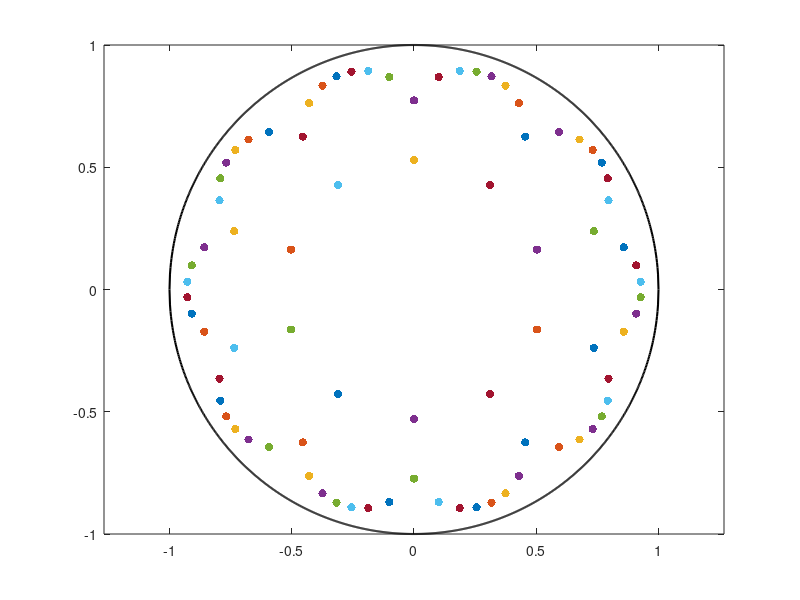

The MATLAB script that drew this image: (Note: this script raises an error after producing the figure.)
close all
clear all
clc


%This file provides the code for finding site coordinates, radius of the
%corresponding geodesic curve and the discrete spin connection in the 0th
%and 1st generation of arbitrary tessellation of Poincare disk

%Define the Schlaffli symbols {p,q} and angles corresponding to the regular
%tessellation of the Poincare disk
p=10;
q=3;
alpha=pi/p;
beta=pi/q;

%r0=AB=AD, see Fig. 6 (radius of 0th generation sites to the center of the
%Poincare disk)
r0=sqrt(cos(alpha+beta)/cos(beta-alpha));
%kappa=AC, see Fig. 6
kappa=(cos(beta)-sin(alpha))/sqrt(cos(beta+alpha)*cos(beta-alpha));
%OC=OF=OB=R, see Fig. 6 (radius of the geodesic curve in the 0th
%generation)
R=r0*sin(alpha)/sin(pi/2-alpha-beta);
%Euclidean distance d_E between 0th and 1st generation polygon centers, see Eq. (94)
x=sqrt(1-sin(alpha)^2/cos(beta)^2);

%Define edge of the Poincare disk
c=linspace(-1,1,1000);
%Define auxiliary matrices for site coordinates
phi=zeros(p+1,p); %p+1 for proper defining the 0th generation
r=zeros(p+1,1);
rx=zeros(p+1,p);
ry=zeros(p+1,p);
%Matrices for centers of geodesic curves (xc,yc), type from Eq. (21)
xc=zeros(p+1,p);
yc=zeros(p+1,p);
chi=zeros(p+1,p);
%Auxiliary coordinate when the geodesic curve changes from one site to the
%other
x1=zeros(p);
y1=zeros(p);
r1=zeros(p,1);
%Radius of geodesic curve, type Eq. (21)
Rc=zeros(p,1);
%Auxiliary variables for theta=+/-1/2(mu-nu)+theta0, Eq.(F12)
muj=zeros(p,1);
nuj=zeros(p,1);
mui=zeros(p,1);
nui=zeros(p,1);
mui1=zeros(p,1);
nui1=zeros(p,1);
%Define the integration constant theta0 and a
thetaj=zeros(p,1);
thetai=zeros(p,1);
thetai1=zeros(p,1);
theta0=zeros(p);
theta1=zeros(p);
a1=ones(p+1,p); 
%Parallel transport vector
V1=zeros(2,p+1,p);
V2=zeros(p,1);
%Reference vector
Vr=zeros(2,p,p);
%Tangent vectors to geodesic curves
Vgamma1=zeros(2,p,p); %on the first site on the geodesic
Vgamma=zeros(2,p,p); %on the second site on the geodesic
%beta_j and alpha_i
alpha_g=zeros(p); %pure geometrical
alpha_p=zeros(p); %parallel transport
beta_p=zeros(p); %parallel transport
%theta_{ij} needed to construct the discrete spin connection matrix
thetaij_g=zeros(p); %pure geometrical
thetaij_p=zeros(p); %parallel transport
%Discrete spin connection matrix
Omega_g=zeros(2,2,p); %pure geometrical
Omega_p=zeros(2,2,p); %parallel transport
%Variable to check Eq.(121)
P1=eye(2);
%Gamma matrices
gamma_x=[0 1; 1 0];
gamma_y=[0 -1i; 1i 0];
%Auxiliary to check the tetrad hypothesis
l=zeros(2,2,2*p);

%Set initial values
Rc(p)=R;

%Plot the edge of the Poincare disk
figure (1)
plot(c,sqrt(1-c.^2),'k','Linewidth',1.5);
axis equal;
hold all;
ylim([-1 1]);
plot(c,-sqrt(1-c.^2),'k','Linewidth',1.5);

for m=1:1:p
    for j=1:1:p
        ej=exp(2i*j*alpha);
        em=exp(1i*(2*m-1)*alpha);
        em1=exp(2i*(m-1)*alpha);
        e_m=exp(-1i*(2*m-1)*alpha);
        e_m1=exp(-2i*(m-1)*alpha);
        e_j=exp(-2i*j*alpha);
        %Find coordinates of every site in 0th and 1st generation, see Eq.
        %(83)
        %1st direction
        z=(ej-x^2)/(1-x^2*ej)*(r0*em-x*em1*(ej-1)/(ej-x^2))/(1-x/em1*r0*em*(1-ej)/(1-x^2*ej));
        rx(j,m)=real(z);
        ry(j,m)=imag(z);
        if ry(j,m)>0
            phi(j,m)=angle(z);
        else
            phi(j,m)=2*pi+angle(z);
        end
        r(j)=abs(z);
        %2nd direction
        z1=(e_j-x^2)/(1-x^2*e_j)*(r0*e_m-x*e_m1*(e_j-1)/(e_j-x^2))/(1-x/e_m1*r0*e_m*(1-e_j)/(1-x^2*e_j));
        %Set initial conditions
        yc(p,m)=(kappa+R)*imag(em1);
        xc(p,m)=(kappa+R)*real(em1);
        %Plot sites of the 0th and 1st generation
        figure(1)
        scatter(real(z),imag(z),'filled','b');
        %scatter(xc(p,m),yc(p,m),'filled','r');
    end
    rx(p+1,m)=rx(1,m);
    ry(p+1,m)=ry(1,m);
    phi(p+1,m)=phi(1,m);
end
r(p+1)=r(1);

for m=1:1:p
    for j=1:1:p
        if j==1
            %Reference vector
            Vr(1,p,m)=(rx(j,m)-rx(p,m))/sqrt((rx(j,m)-rx(p,m))^2+(ry(j,m)-ry(p,m))^2);
            Vr(2,p,m)=(ry(j,m)-ry(p,m))/sqrt((rx(j,m)-rx(p,m))^2+(ry(j,m)-ry(p,m))^2);
            %Tangent vectors
            gamma=atan((rx(j,m)-xc(p,m))/(yc(p,m)-ry(j,m)));
            gamma1=atan((rx(p,m)-xc(p,m))/(yc(p,m)-ry(p,m)));
            %Auxiliary variables to fix the tangent vector direction
            tau1=(xc(p,m)-rx(j,m))/sqrt((xc(p,m)-rx(j,m))^2+(yc(p,m)-ry(j,m))^2);
            tau2=(yc(p,m)-ry(j,m))/sqrt((xc(p,m)-rx(j,m))^2+(yc(p,m)-ry(j,m))^2);
            tau3=(xc(p,m)-rx(p,m))/sqrt((xc(p,m)-rx(p,m))^2+(yc(p,m)-ry(p,m))^2);
            tau4=(yc(p,m)-ry(p,m))/sqrt((xc(p,m)-rx(p,m))^2+(yc(p,m)-ry(p,m))^2);
            if tau1*sin(gamma)-tau2*cos(gamma)<0
                Vgamma(1,j,m)=cos(gamma);
                Vgamma(2,j,m)=sin(gamma);
            else
                Vgamma(1,j,m)=-cos(gamma);
                Vgamma(2,j,m)=-sin(gamma);
            end
            if tau3*sin(gamma1)-tau4*cos(gamma1)<0
                Vgamma1(1,p,m)=cos(gamma1);
                Vgamma1(2,p,m)=sin(gamma1);
            else
                Vgamma1(1,p,m)=-cos(gamma1);
                Vgamma1(2,p,m)=-sin(gamma1);
            end
        end
        if j>=2
            %Reference vector
            Vr(1,j-1,m)=(rx(j,m)-rx(j-1,m))/sqrt((rx(j,m)-rx(j-1,m))^2+(ry(j,m)-ry(j-1,m))^2);
            Vr(2,j-1,m)=(ry(j,m)-ry(j-1,m))/sqrt((rx(j,m)-rx(j-1,m))^2+(ry(j,m)-ry(j-1,m))^2);
            %Geodesic curve between two sites type Eq. (20), 1st direction
            if vpa(phi(j-1,m))==vpa(phi(j,m))
                Vgamma(1,j,m)=(rx(j,m)-rx(j-1,m))/sqrt((rx(j,m)-rx(j-1,m))^2+(ry(j,m)-ry(j-1,m))^2);
                Vgamma(2,j,m)=(ry(j,m)-ry(j-1,m))/sqrt((rx(j,m)-rx(j-1,m))^2+(ry(j,m)-ry(j-1,m))^2);
                Vgamma1(1,j-1,m)=(rx(j,m)-rx(j-1,m))/sqrt((rx(j,m)-rx(j-1,m))^2+(ry(j,m)-ry(j-1,m))^2);
                Vgamma1(2,j-1,m)=(ry(j,m)-ry(j-1,m))/sqrt((rx(j,m)-rx(j-1,m))^2+(ry(j,m)-ry(j-1,m))^2);
            %Geodesic curve between two sites type Eq. (21), 1st direction
            else
                syms u v
                %Find the center of the orthogonal circle between points
                %z(j,m) and z(j-1,m)
                [xc(j-1,m),yc(j-1,m)]=vpasolve([(rx(j,m)-u).^2+(ry(j,m)-v).^2==u.^2+v.^2-1,(rx(j-1,m)-u).^2+(ry(j-1,m)-v).^2==u.^2+v.^2-1],[u,v]);
                figure(1)
                %scatter(xc(j-1,m),yc(j-1,m),'filled','r');
                Rc(j-1)=sqrt(xc(j-1,m)^2+yc(j-1,m)^2-1);
                %Determine the angle of the geodesic curve center
                if yc(j-1,m)>=0
                    chi(j-1,m)=angle(xc(j-1,m)+1i*yc(j-1,m));
                else
                    chi(j-1,m)=2*pi+angle(xc(j-1,m)+1i*yc(j-1,m));
                end
                %Find theta for parallel transport, Eq.(F12)
                muj(j-1)=asin((-(2*Rc(j-1)^2+1)+r(j)^2)/(2*Rc(j-1)*sqrt(Rc(j-1)^2+1)));
                nuj(j-1)=asin((-(2*Rc(j-1)^2+1)+1/r(j)^2)/(2*Rc(j-1)*sqrt(Rc(j-1)^2+1)));
                thetaj(j-1)=1/2*(muj(j-1)-nuj(j-1));
                mui(j-1)=asin((-(2*Rc(j-1)^2+1)+r(j-1)^2)/(2*Rc(j-1)*sqrt(Rc(j-1)^2+1)));
                nui(j-1)=asin((-(2*Rc(j-1)^2+1)+1/r(j-1)^2)/(2*Rc(j-1)*sqrt(Rc(j-1)^2+1)));
                thetai(j-1)=1/2*(mui(j-1)-nui(j-1));
                %Tangent vector to the circle in point z(j,m)
                gamma=atan((rx(j,m)-xc(j-1,m))/(yc(j-1,m)-ry(j,m)));
                %Tangent vector to the circle in point z(j-1,m)
                gamma1=atan((rx(j-1,m)-xc(j-1,m))/(yc(j-1,m)-ry(j-1,m)));
                %Auxiliary vectors
                tau1=(xc(j-1,m)-rx(j,m))/sqrt((xc(j-1,m)-rx(j,m))^2+(yc(j-1,m)-ry(j,m))^2);
                tau2=(yc(j-1,m)-ry(j,m))/sqrt((xc(j-1,m)-rx(j,m))^2+(yc(j-1,m)-ry(j,m))^2);
                tau3=(xc(j-1,m)-rx(j-1,m))/sqrt((xc(j-1,m)-rx(j-1,m))^2+(yc(j-1,m)-ry(j-1,m))^2);
                tau4=(yc(j-1,m)-ry(j-1,m))/sqrt((xc(j-1,m)-rx(j-1,m))^2+(yc(j-1,m)-ry(j-1,m))^2);
                if tau1*sin(gamma)-tau2*cos(gamma)>0
                    Vgamma(1,j,m)=cos(gamma);
                    Vgamma(2,j,m)=sin(gamma);
                else
                    Vgamma(1,j,m)=-cos(gamma);
                    Vgamma(2,j,m)=-sin(gamma);
                end
                if tau3*sin(gamma1)-tau4*cos(gamma1)>0
                    Vgamma1(1,j-1,m)=cos(gamma1);
                    Vgamma1(2,j-1,m)=sin(gamma1);
                else
                    Vgamma1(1,j-1,m)=-cos(gamma1);
                    Vgamma1(2,j-1,m)=-sin(gamma1);
                end
            end
        end
    end
end

for m=1:1:p
    %Determine the angle of the geodesic curve center for 0th generation
    if yc(p,m)>=0
        chi(p,m)=angle(xc(p,m)+1i*yc(p,m));
    else
        chi(p,m)=2*pi+angle(xc(p,m)+1i*yc(p,m));
    end
end

%Find theta for parallel transport, Eq.(F12) for 0th generation
muj(p)=asin((-(2*Rc(p)^2+1)+r(p+1)^2)/(2*Rc(p)*sqrt(Rc(p)^2+1)));
nuj(p)=asin((-(2*Rc(p)^2+1)+1/r(p+1)^2)/(2*Rc(p)*sqrt(Rc(p)^2+1)));
thetaj(p)=1/2*(muj(p)-nuj(p));
mui(p)=asin(vpa((-(2*Rc(p)^2+1)+r(p)^2)/(2*Rc(p)*sqrt(Rc(p)^2+1))));
nui(p)=asin(vpa((-(2*Rc(p)^2+1)+1/r(p)^2)/(2*Rc(p)*sqrt(Rc(p)^2+1))));
thetai(p)=1/2*(mui(p)-nui(p));
                
%Set initial conditions for parallely transported vectors
V1(1,1,1)=a1(1,1)*(1-r(1)^2)*Vgamma1(1,1,1);
V1(2,1,1)=a1(1,1)*(1-r(1)^2)*Vgamma1(2,1,1);

%Define the parallely transported vectors
for m=1:1:p
    for j=1:1:p+1
        if j==1 && m>=2
            V1(1,j,m)=V1(1,p,m-1);
            V1(2,j,m)=V1(2,p,m-1);
        end
        if j>=2
            %If the geodesic curve between sites is type Eq. (20)
            if vpa(phi(j-1,m))==vpa(phi(j,m))
                V1(1,j,m)=(a1(j,m)*(1-r(j)^2))/(a1(j-1,m)*(1-r(j-1)^2))*V1(1,j-1,m);
                V1(2,j,m)=(a1(j,m)*(1-r(j)^2))/(a1(j-1,m)*(1-r(j-1)^2))*V1(2,j-1,m);
            %If the geodesic curve between sites is type Eq. (21)
            else
                %Checking if the sign of parallel transport changes in Eq.(F10)
                if cot(vpa(chi(j-1,m)-phi(j-1,m)))*cot(vpa(chi(j-1,m)-phi(j,m)))<0
                    syms u v 'real'
                    assumeAlso(u>-1 & u<1)
                    assumeAlso(v>-1 & v<1)
                    u0=rx(j-1,m);
                    v0=ry(j-1,m);
                    sol=vpasolve([(yc(j-1,m)-v)./(xc(j-1,m)-u).*u-v==0,(u-xc(j-1,m)).^2+(v-yc(j-1,m)).^2==xc(j-1,m).^2+yc(j-1,m).^2-1],[u,v],[u0,v0]);
                    if ~isempty(sol) && isfield(sol,'u') && isfield(sol,'v')
                        if numel(sol.u)>1
                            distances=double((sol.u-rx(j-1,m)).^2+(sol.v-ry(j-1,m)).^2);
                            [~,idx]=min(distances);
                            %Defining the coordinates where the switch
                            %happens
                            x1(j-1,m)=double(sol.u(idx));
                            y1(j-1,m)=double(sol.v(idx));
                        else
                            x1(j-1,m)=double(sol.u);
                            y1(j-1,m)=double(sol.v);
                        end
                    else
                        warning('No valid solution found at j=%d,m=%d',j-1,m);
                        x1(j-1,m)=NaN;
                        y1(j-1,m)=NaN;
                    end
                    r1(j-1,m)=sqrt(x1(j-1,m)^2+y1(j-1,m)^2);
                    if cot(vpa(chi(j-1,m)-phi(j-1,m)))<0
                        %Integration constant theta0
                        theta0(j-1,m)=atan(V1(2,j-1,m)/V1(1,j-1,m))+pi/2+thetai(j-1)-phi(j-1,m);
                        %Auxiliary variables for finding theta, Eq.(F12)
                        mui1(j-1)=asin((-(2*Rc(j-1)^2+1)+r1(j-1)^2)/(2*Rc(j-1)*sqrt(Rc(j-1)^2+1)));
                        nui1(j-1)=asin(vpa((-(2*Rc(j-1)^2+1)+1/r1(j-1)^2)/(2*Rc(j-1)*sqrt(Rc(j-1)^2+1))));
                        thetai1(j-1)=1/2*(mui1(j-1)-nui1(j-1));
                        %Integration constant a, Eq.(F8)
                        a11=(V1(1,j-1,m)*cos(-thetai1(j-1)+pi/2+theta0(j-1,m)+phi(j-1,m))+V1(2,j-1,m)*sin(-thetai1(j-1)+pi/2+theta0(j-1,m)+phi(j-1,m)))/(1-r(j)^2);
                        V(1)=(1-r1(j-1,m)^2)*a11*cos(-thetai1(j-1)+pi/2+theta0(j-1,m)+chi(j-1,m));
                        V(2)=(1-r1(j-1,m)^2)*a11*sin(-thetai1(j-1)+pi/2+theta0(j-1,m)+chi(j-1,m));
                        %Change of a sign in parallel transport, Eq.(F10)
                        theta1(j-1,m)=atan(V(2)/V(1))-pi/2-thetai1(j-1)-chi(j-1,m);
                        a1(j,m)=(V(1)*cos(pi/2+thetaj(j-1)+theta1(j-1,m)+chi(j-1,m))+V(2)*sin(pi/2+thetaj(j-1)+theta1(j-1,m)+chi(j-1,m)))/(1-r1(j-1)^2);
                        V1(1,j,m)=(1-r(j)^2)*a1(j,m)*cos(pi/2+thetaj(j-1)+theta1(j-1,m)+phi(j,m));
                        V1(2,j,m)=(1-r(j)^2)*a1(j,m)*sin(pi/2+thetaj(j-1)+theta1(j-1,m)+phi(j,m));
                    else
                        theta0(j-1,m)=atan(vpa(V1(2,j-1,m)/V1(1,j-1,m)))+pi/2-thetai(j-1)-phi(j-1,m);
                        mui1(j-1)=asin(vpa((-(2*Rc(j-1)^2+1)+r1(j-1)^2)/(2*Rc(j-1)*sqrt(Rc(j-1)^2+1))));
                        nui1(j-1)=asin(vpa((-(2*Rc(j-1)^2+1)+1/r1(j-1)^2)/(2*Rc(j-1)*sqrt(Rc(j-1)^2+1))));
                        thetai1(j-1)=1/2*(mui1(j-1)-nui1(j-1));
                        a11=(V1(1,j-1,m)*cos(pi/2+thetai1(j-1)+theta0(j-1,m)+phi(j-1,m))+V1(2,j-1,m)*sin(pi/2+thetai1(j-1)+theta0(j-1,m)+phi(j-1,m)))/(1-r(j)^2);
                        V(1)=(1-r1(j-1,m)^2)*a11*cos(pi/2+thetai1(j-1)+theta0(j-1,m)+chi(j-1,m));
                        V(2)=(1-r1(j-1,m)^2)*a11*sin(pi/2+thetai1(j-1)+theta0(j-1,m)+chi(j-1,m));
                        %Change of a sign in parallel transport, Eq.(F10)
                        theta1(j-1,m)=atan(vpa(V(2)/V(1)))+pi/2+thetai1(j-1)-chi(j-1,m);
                        a1(j,m)=(V(1)*cos(pi/2-thetaj(j-1)+theta1(j-1,m)+chi(j-1,m))+V(2)*sin(pi/2-thetaj(j-1)+theta1(j-1,m)+chi(j-1,m)))/(1-r1(j-1)^2);
                        V1(1,j,m)=(1-r(j)^2)*a1(j,m)*cos(pi/2-thetaj(j-1)+theta1(j-1,m)+phi(j,m));
                        V1(2,j,m)=(1-r(j)^2)*a1(j,m)*sin(pi/2-thetaj(j-1)+theta1(j-1,m)+phi(j,m));
                    end
                else
                    %If the sign doesn't switch in parallel transport,
                    %Eq.(F10), check which sign is appropriate
                    if cot(vpa(chi(j-1,m)-phi(j,m)))<0
                        theta0(j-1,m)=atan(vpa(V1(2,j-1,m)/V1(1,j-1,m)))+pi/2+thetai(j-1)-phi(j-1,m);
                        a1(j,m)=(V1(1,j-1,m)*cos(pi/2-thetaj(j-1)+theta0(j-1,m)+phi(j-1,m))+V1(2,j-1,m)*sin(pi/2-thetaj(j-1)+theta0(j-1,m)+phi(j-1,m)))/(1-r(j)^2);
                        V1(1,j,m)=(1-r(j)^2)*a1(j,m)*cos(pi/2-thetaj(j-1)+theta0(j-1,m)+phi(j,m));
                        V1(2,j,m)=(1-r(j)^2)*a1(j,m)*sin(pi/2-thetaj(j-1)+theta0(j-1,m)+phi(j,m));
                    else
                        theta0(j-1,m)=atan(vpa(V1(2,j-1,m)/V1(1,j-1,m)))+pi/2-thetai(j-1)-phi(j-1,m);
                        a1(j,m)=(V1(1,j-1,m)*cos(pi/2+thetaj(j-1)+theta0(j-1,m)+phi(j-1,m))+V1(2,j-1,m)*sin(pi/2+thetaj(j-1)+theta0(j-1,m)+phi(j-1,m)))/(1-r(j)^2);
                        V1(1,j,m)=(1-r(j)^2)*a1(j,m)*cos(pi/2+thetaj(j-1)+theta0(j-1,m)+phi(j,m));
                        V1(2,j,m)=(1-r(j)^2)*a1(j,m)*sin(pi/2+thetaj(j-1)+theta0(j-1,m)+phi(j,m));
                    end
                end
            end
        end
    end
end

%Check on figure if everything is calculated okay
%for j=1:1:p+1
%    tr=linspace(-1,1,1000);
%    figure(1)
%    plot(tr,V1(2,j,1)/V1(1,j,1)*(tr-rx(j,1))+ry(j,1),'r');
%end

for m=1:1:p
    for j=1:1:p
        %Check on figure if everything is calculated okay
        %tr=linspace(-1,1,1000);
        %figure(1)
        %plot(tr,V1(2,j,1)/V1(1,j,1)*(tr-rx(j,1))+ry(j,1),'r');
        %plot(tr,Vgamma1(2,j,1)/Vgamma1(1,j,1)*(tr-rx(j,1))+ry(j,1),'g');
        %plot(tr,Vgamma(2,j,1)/Vgamma(1,j,1)*(tr-rx(j,1))+ry(j,1),'m');
        %Define angle alpha_i^g, geometrical approach
        if vpa(Vgamma1(1,j,m)*Vr(2,j,m))>=vpa(Vgamma1(2,j,m)*Vr(1,j,m))
            alpha_g(j,m)=acos(vpa((Vgamma1(1,j,m)*Vr(1,j,m)+Vgamma1(2,j,m)*Vr(2,j,m))));
        else
            alpha_g(j,m)=-acos(vpa((Vgamma1(1,j,m)*Vr(1,j,m)+Vgamma1(2,j,m)*Vr(2,j,m))));
        end
        thetaij_g(j,m)=2*vpa(alpha_g(j,m));
        if j==1
            if vpa(V1(1,p+j,m)*Vr(2,p,m))>=vpa(V1(2,p+j,m)*Vr(1,p,m)) && vpa(V1(1,p,m)*Vr(2,p,m))>=vpa(V1(2,p,m)*Vr(1,p,m))
                beta_p(p,m)=vpa(acos(vpa((V1(1,p+j,m)*Vr(1,p,m)+V1(2,p+j,m)*Vr(2,p,m))/(abs(a1(p+j,m))*(1-r(p+j)^2)))));
                alpha_p(p,m)=vpa(acos(vpa((V1(1,p,m)*Vr(1,p,m)+V1(2,p,m)*Vr(2,p,m))/(abs(a1(p,m))*(1-r(p)^2)))));
            else
                beta_p(p,m)=vpa(2*pi-acos(vpa((V1(1,p+j,m)*Vr(1,p,m)+V1(2,p+j,m)*Vr(2,p,m))/(abs(a1(p+j,m))*(1-r(p+j)^2)))));
                alpha_p(p,m)=vpa(2*pi-acos(vpa((V1(1,p,m)*Vr(1,p,m)+V1(2,p,m)*Vr(2,p,m))/(abs(a1(p,m))*(1-r(p)^2)))));
                if vpa(V1(1,p+j,m)*Vr(2,p,m))>=vpa(V1(2,p+j,m)*Vr(1,p,m))
                    beta_p(p,m)=vpa(acos(vpa((V1(1,p+j,m)*Vr(1,p,m)+V1(2,p+j,m)*Vr(2,p,m))/(abs(a1(p+j,m))*(1-r(p+j)^2)))));
                    alpha_p(p,m)=vpa(2*pi-acos(vpa((V1(1,p,m)*Vr(1,p,m)+V1(2,p,m)*Vr(2,p,m))/(abs(a1(p,m))*(1-r(p)^2)))));
                end
                if vpa(V1(1,p,m)*Vr(2,p,m))>=vpa(V1(2,p,m)*Vr(1,p,m))
                    beta_p(p,m)=vpa(2*pi-acos(vpa((V1(1,p+j,m)*Vr(1,p,m)+V1(2,p+j,m)*Vr(2,p,m))/(abs(a1(p+j,m))*(1-r(p+j)^2)))));
                    alpha_p(p,m)=vpa(acos(vpa((V1(1,p,m)*Vr(1,p,m)+V1(2,p,m)*Vr(2,p,m))/(abs(a1(p,m))*(1-r(p)^2)))));
                end
            end
        end
        %Define angle alpha_i and beta_j from parallel transport approach
        if j>=2
            if vpa(V1(1,j,m)*Vr(2,j-1,m))>=vpa(V1(2,j,m)*Vr(1,j-1,m)) && vpa(V1(1,j-1,m)*Vr(2,j-1,m))>=vpa(V1(2,j-1,m)*Vr(1,j-1,m))
                beta_p(j-1,m)=vpa(acos(vpa((V1(1,j,m)*Vr(1,j-1,m)+V1(2,j,m)*Vr(2,j-1,m))/(abs(a1(j,m))*(1-r(j)^2)))));
                alpha_p(j-1,m)=vpa(acos(vpa((V1(1,j-1,m)*Vr(1,j-1,m)+V1(2,j-1,m)*Vr(2,j-1,m))/(abs(a1(j-1,m))*(1-r(j-1)^2)))));
            else
                beta_p(j-1,m)=vpa(2*pi-acos(vpa((V1(1,j,m)*Vr(1,j-1,m)+V1(2,j,m)*Vr(2,j-1,m))/(abs(a1(j,m))*(1-r(j)^2)))));
                alpha_p(j-1,m)=vpa(2*pi-acos(vpa((V1(1,j-1,m)*Vr(1,j-1,m)+V1(2,j-1,m)*Vr(2,j-1,m))/(abs(a1(j-1,m))*(1-r(j-1)^2)))));
                if vpa(V1(1,j,m)*Vr(2,j-1,m))>=vpa(V1(2,j,m)*Vr(1,j-1,m))
                    beta_p(j-1,m)=vpa(acos(vpa((V1(1,j,m)*Vr(1,j-1,m)+V1(2,j,m)*Vr(2,j-1,m))/(abs(a1(j,m))*(1-r(j)^2)))));
                    alpha_p(j-1,m)=vpa(2*pi-acos(vpa((V1(1,j-1,m)*Vr(1,j-1,m)+V1(2,j-1,m)*Vr(2,j-1,m))/(abs(a1(j-1,m))*(1-r(j-1)^2)))));
                end
                if vpa(V1(1,j-1,m)*Vr(2,j-1,m))>=vpa(V1(2,j-1,m)*Vr(1,j-1,m))
                    beta_p(j-1,m)=vpa(2*pi-acos(vpa((V1(1,j,m)*Vr(1,j-1,m)+V1(2,j,m)*Vr(2,j-1,m))/(abs(a1(j,m))*(1-r(j)^2)))));
                    alpha_p(j-1,m)=vpa(acos(vpa((V1(1,j-1,m)*Vr(1,j-1,m)+V1(2,j-1,m)*Vr(2,j-1,m))/(abs(a1(j-1,m))*(1-r(j-1)^2)))));
                end
            end
            thetaij_p(j-1,m)=vpa(alpha_p(j-1,m)-beta_p(j-1,m));
            if thetaij_p(j-1,m)>=pi
                thetaij_p(j-1,m)=-(2*pi-thetaij_p(j-1,m));
            end
            if thetaij_p(j-1,m)<-pi
                thetaij_p(j-1,m)=-2*pi-thetaij_p(j-1,m);
            end
        end
    end
    thetaij_p(p,m)=vpa(alpha_p(p,m)-beta_p(p,m));
    if thetaij_p(p,m)>=pi
        thetaij_p(p,m)=-(2*pi-thetaij_p(p,m));
    end
    if thetaij_p(p,m)<-pi
        thetaij_p(p,m)=-2*pi-thetaij_p(p,m);
    end
end

%Check Eq.(116)
for j=1:1:p
    Omega_g(:,:,j)=[exp(1i*thetaij_g(j,1)/2) 0; 0 exp(-1i*thetaij_g(j,1)/2)];
    Omega_p(:,:,j)=[exp(1i*thetaij_p(j,1)/2) 0; 0 exp(-1i*thetaij_p(j,1)/2)];
    P1=P1*Omega_g(:,:,j);
end

%Auxiliary checking
%for m=1:1:p
    for j=1:1:p
        if j>=2
         V2(j)=Vgamma1(1,j-1,1)*Vgamma1(1,j,1)+Vgamma1(2,j-1,1)*Vgamma1(2,j,1);
        end
    end
%end

%Check Eq.(104)
for j=1:1:p
    if j==1
        l(:,:,p)=vpa(Vgamma1(1,p)*gamma_x+Vgamma1(2,p)*gamma_y);
        l(:,:,2*p)=-Omega_p(:,:,p)*(vpa(-Vgamma(1,j)*gamma_x-Vgamma(2,j)*gamma_y))*ctranspose(Omega_p(:,:,p)); 
    end
    if j>=2
        l(:,:,j-1)=vpa(Vgamma1(1,j-1)*gamma_x+Vgamma1(2,j-1)*gamma_y);
        l(:,:,j+p-1)=-Omega_p(:,:,j-1)*(vpa(-Vgamma(1,j)*gamma_x-Vgamma(2,j)*gamma_y))*ctranspose(Omega_p(:,:,j-1));
    end
end
%Plot the geodesics curve between every two points of 0th and 1st
%generation
for j=1:1:p
    for m=1:1:p
        if j>=2 && vpa(phi(j-1,m))==vpa(phi(j,m))
            if phi(j-1,m)==0 || phi(j-1,m)==pi
                t=linspace(rx(j-1,m),rx(j,m),1000);
                x11=(ry(j,m)-ry(j-1,m))/(rx(j,m)-rx(j-1,m))*t;
                figure(1)
                plot(t,x11,'k','LineWidth',1.5);
            else
                t=linspace(ry(j-1,m),ry(j,m),1000);
                y11=(rx(j,m)-rx(j-1,m))/(ry(j,m)-ry(j-1,m))*t;
                figure(1)
                plot(y11,t,'k','LineWidth',1.5);
            end
        end
        if j>=2
            if rx(j-1,m)>=xc(j-1,m)
                t1=atan((ry(j-1,m)-yc(j-1,m))/(rx(j-1,m)-xc(j-1,m)));
            else
                t1=pi+atan((ry(j-1,m)-yc(j-1,m))/(rx(j-1,m)-xc(j-1,m)));    
            end
            if rx(j,m)>=xc(j-1,m)
                t2=atan((ry(j,m)-yc(j-1,m))/(rx(j,m)-xc(j-1,m)));
            else
                t2=pi+atan((ry(j,m)-yc(j-1,m))/(rx(j,m)-xc(j-1,m)));
            end
            if abs(t1-t2)<=pi
                t=linspace(t1,t2,1000);
            else
                t=linspace(t2,t1+2*pi,1000);
            end
            figure (1)
            plot(xc(j-1,m)+Rc(j-1)*cos(t),yc(j-1,m)+Rc(j-1)*sin(t),'k','LineWidth',1.5);
        else
            if rx(p,m)>=xc(p,m)
                t1=atan((ry(p,m)-yc(p,m))/(rx(p,m)-xc(p,m)));
            else
                t1=pi+atan((ry(p,m)-yc(p,m))/(rx(p,m)-xc(p,m)));    
            end
            if rx(j,m)>=xc(p,m)
                t2=atan((ry(j,m)-yc(p,m))/(rx(j,m)-xc(p,m)));
            else
                t2=pi+atan((ry(j,m)-yc(p,m))/(rx(j,m)-xc(p,m)));
            end
            if abs(t1-t2)<=pi
                t=linspace(t1,t2,1000);
            else
                t=linspace(t1,t2+2*pi,1000);
            end
            figure (1)
            plot(xc(p,m)+Rc(p)*cos(t),yc(p,m)+Rc(p)*sin(t),'k','LineWidth',1.5);
        end    
    end
end        